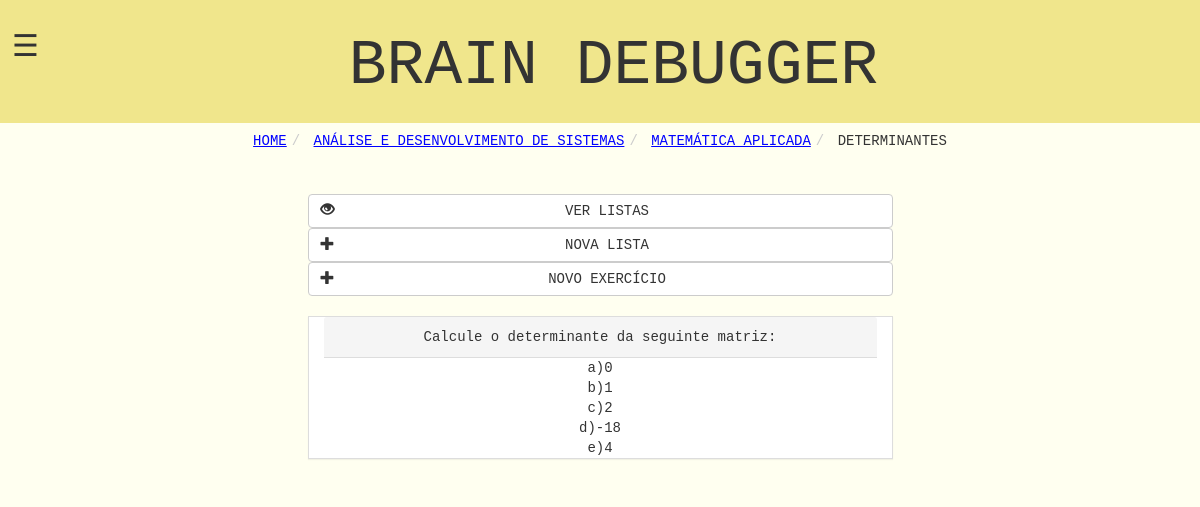
The app's page /index.php?act=exercicio&id=4 (signed in) with its own data.
### tables this page shows
create table if not exists `exercicio`(
	ID_Exercicio int primary key NOT NULL AUTO_INCREMENT,
    titulo varchar(45),
    a1 varchar(100),
    a2 varchar(100),
    a3 varchar(100),
    a4 varchar(100),
    a5 varchar(100),
    Correta tinyint,
    Negativos int not null default 0,
    Positivos int not null default 0,
    ID_Assunto int
);

### links.php (called while the page is built, shortened)
<?php
  $path='/sistema-web';
?>

### selections.php (the view, shortened to what this page needs)
<?php
function hier($act,$id=0){
  require 'credentials.php';
  require "links.php";
  $bc=array();
  $conn = mysqli_connect($servername, $username, $password, $dbname);
  mysqli_set_charset($conn,"utf8");
  if($act=="exercicio"){
    $sql = "SELECT Nome_Assunto,ID_Disciplina FROM assunto where ID_Assunto=$id";
    $result=mysqli_query($conn,$sql);
    $row=mysqli_fetch_assoc($result);
    $bc[]=array($id,$row['Nome_Assunto']);
    $act="assunto";
    $id=$row['ID_Disciplina'];
  }
  if($act=="assunto"){
    $sql = "SELECT ID_Curso,Nome_Disciplina
      FROM DISCIPLINA where ID_Disciplina=$id";
    $result=mysqli_query($conn,$sql);
    $row=mysqli_fetch_assoc($result);
    $bc[]=array($id,$row['Nome_Disciplina']);
    $id=$row['ID_Curso'];
    $act="disciplina";
  }
  if($act=="disciplina"){
    $sql = "SELECT Nome_Curso FROM CURSO where ID_Curso=$id";
    $result=mysqli_query($conn,$sql);
    $row=mysqli_fetch_assoc($result);
    $bc[]=array($id,$row['Nome_Curso']);
    $act="curso";
  }
  if($act=="curso"){
    $bc[]=array("","HOME");
  }
  return array_reverse($bc);
}
function exercicios($id,$form=FALSE){
  require'credentials.php';
  require "links.php";
  $conn = mysqli_connect($servername, $username, $password, $dbname);
  mysqli_set_charset($conn,"utf8");
  $sql = "SELECT * FROM exercicio WHERE ID_Assunto=$id";
  $result = mysqli_query($conn, $sql);
  $html_result="";
  $num_rows=mysqli_num_rows($result);
  if ($num_rows > 0) {
    while($row = mysqli_fetch_assoc($result)) {
      $html_result.="  <div class='row'>
        <div class='panel panel-default col-sm-6 col-sm-offset-3'>";
            $html_result.="<div class='panel-heading'>".$row['titulo']."</div>
            <div class='panel-body'>
            a)".$row['a1']."<br/>
            b)".$row['a2']."<br/>
            c)".$row['a3']."<br/>
            d)".$row['a4']."<br/>
            e)".$row['a5']."<br/>
          </div>
          </div>
        </div>";
    }
    $html_result.="</div>";
  }
  return $html_result;
}
function breadcrumb($act="",$id=0,$special=""){
  $html_result="<ul class='breadcrumb center'>";
  $array = hier($act,$id);
  if(!empty($array)){
    $order=array("curso","disciplina","assunto","exercicio");
    for($i=0;$i<count($array)-1;$i++){
        $html_result.="<li><a class='bclink' href='index.php?act=".$order[$i];
        if(isset($array[$i][0])){
          $html_result.="&id=".$array[$i][0];
        }
        $html_result.="'>".$array[$i][1]."</a></li>";
    }
    $html_result.="<li>".$array[$i][1]."</li>";
    return $html_result."</ul>";
  }
}
function imagem($id){
  require 'credentials.php';
  require "links.php";
  $conn = mysqli_connect($servername, $username, $password, $dbname);
  mysqli_set_charset($conn,"utf8");
  $sql = "SELECT Imagem from Usuario Where ID_Usuario = $id";
  $result = mysqli_query($conn, $sql);
  if (mysqli_num_rows($result) > 0) {
    $row = mysqli_fetch_assoc($result);
    return ($row['Imagem']);
  }
}
function calls($act,$id,$bc=false){
  switch ($act) {
    case 'exercicio':
      $html_result="
          <div class='row'>
            <a href='index.php?act=listas&id=".$id."'>
            <button type='button' class='btn btn-default col-sm-6 col-sm-offset-3'>
            <span class='glyphicon glyphicon-eye-open fleft'>
            </span>VER LISTAS</button></a>
          </div>
        <div class='row'>
          <a href='lista.php?id=".$id."'><button type='button' class='btn btn-default col-sm-6 col-sm-offset-3'>
            <span class='glyphicon glyphicon-plus fleft'>
            </span>NOVA LISTA</button></a>
        </div>
        <div class='row'>
          <a href='create_exercicios.php?id=$id'>
          <button type='button' class='btn btn-default col-sm-6 col-sm-offset-3'>
          <span class='glyphicon glyphicon-plus fleft'>
          </span>NOVO EXERCÍCIO</button></a>
        </div>
        <br/>";
        echo $html_result.exercicios($id);
      break;
  }
}
?>

### css/style.css (style rules this page uses)
body { font-family: "Courier New", Courier, monospace; background-color: ivory; }
.panel { border-radius: 0; }
.panel-body { padding:0; text-align: center; }
.center { text-align: center; }
.panel-heading { color:#666; }
a:link { text-decoration: none; }
.breadcrumb { background-color: inherit; }
.bclink { color:blue; text-decoration: underline; }
.bclink:link { color:blue; text-decoration: underline; }
.fleft { float:left; }

### records on screen
exercicio: titulo "Calcule o determinante da seguinte matriz:", a1 "0", a2 "1", a3 "2", a4 "-18", a5 "4"

### other values on screen
$array[$i][1] "HOME"
$array[$i][1] "ANÁLISE E DESENVOLVIMENTO DE SISTEMAS"
$array[$i][1] "MATEMÁTICA APLICADA"
$array[$i][1] "DETERMINANTES"
